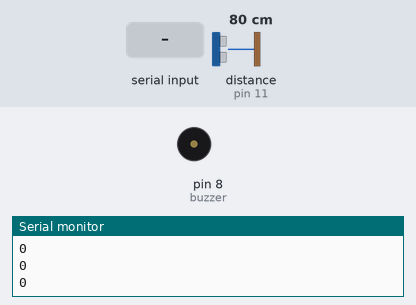
A sketch run on a simulated Arduino Uno, built with avr-gcc and run on an emulated ATmega328P. Parts: buzzer (waves = sounding), the last lines printed to the serial monitor. Wiring (inferred from the names in the program): ultrasonic range finder: trigger pin 12; echo pin 11. Inputs (shaded band) come from the test bench; at power-on: distance to the obstacle (sensor on pin 11) 80 cm. The echo pulse lasts 58.3 µs per cm.

Above: at 1.2 s.
1.3 s: "1\n" received over Serial
At 3.0 s:
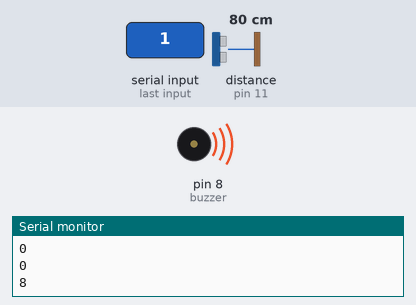
4.3 s: distance to the obstacle (sensor on pin 11) set to 147 cm
7.2 s: distance to the obstacle (sensor on pin 11) set to 153 cm
At 9.1 s:
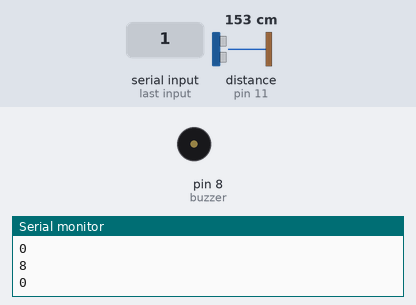
9.4 s: distance to the obstacle (sensor on pin 11) set to 2 cm
At 10.1 s:
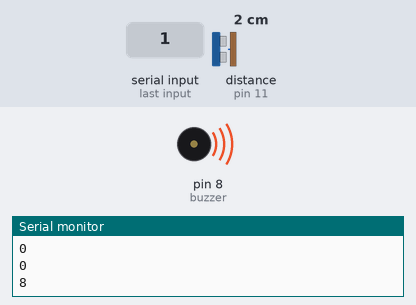
Timing chart, 0 to 13.4 s (numbered marks = the images above; inputs shaded):
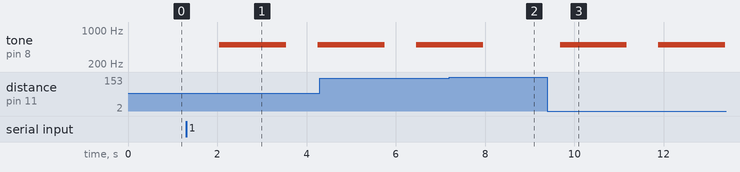

The sketch:

trafficLight_challenge_arduino.ino
```cpp
int buzzer = 8; // buzzer pin
int trigPin = 12; //ultrasound trig Pin
int echoPin = 11; //ultrasound echo Pin
long duration, cm;
int DETECT_HEIGHT = 150;

// NULL = None, 1 = green, 2 = red
int traffic_light;
// store recive signal
char sign;

void setup() {
  Serial.begin (9600);             // Serial Port begin
  // set input & output pin
  pinMode(trigPin, OUTPUT);
  pinMode(echoPin, INPUT);
  pinMode(buzzer, OUTPUT);
  traffic_light = 0;
}

void check_pass(int cm){
  //green light and success across
  //serial print '8' mean success
  if(traffic_light == 1 && cm < DETECT_HEIGHT){
    Serial.println('8');
    tone(buzzer, 500);
    delay(1500);
    noTone(buzzer);
    delay(200);
  }
  //red light but across
  //serial print '9' mean failure
  else if(traffic_light == 2 && cm < DETECT_HEIGHT){
    Serial.println('9');
    tone(buzzer, 100);
    delay(1500);
    noTone(buzzer);
    delay(200);
  }
}

void check_status(char sign){
  //Serial.println(sign);
  if(sign == '1'){
    traffic_light = 1;
    //Serial.println("Now status is green.");
  }
  else if(sign == '2'){
    traffic_light = 2;
    //Serial.println("Now status is red.");
  }
}

void loop()
{
  Serial.println('0');
  sign = 0;
  digitalWrite(trigPin, LOW);
  delayMicroseconds(5);
  digitalWrite(trigPin, HIGH);  // 給 Trig 高電位，持續 10微秒
  delayMicroseconds(10);
  digitalWrite(trigPin, LOW);

  pinMode(echoPin, INPUT); // 讀取 echo 的電位
  duration = pulseIn(echoPin, HIGH); // 收到高電位時的時間

  cm = (duration/2) / 29.1;  // 將時間換算成距離 cm 或 inch
  // everyloop check if anything fly over ultrasound sensor
  check_pass(cm);

  // everyloop check if any string receive from serial
  if(Serial.available() > 0) {
    while (Serial.available()){
      char c = Serial.read();
      if(c != '\n')
        sign = c;
      delay(5);
    }
    delay(10);
  }
  check_status(sign);
  //print out
  /*
  Serial.print("Traffic light: ");
  Serial.print(traffic_light);
  Serial.println();
  Serial.print("Distance : ");
  Serial.print(cm);
  Serial.print("cm");
  Serial.println();
  */
  delay(500);
}
```

Measured:
- the behaviour switches between 150 and 151 cm on distance to the obstacle (sensor on pin 11) (found by bisection; images 1 and 2)
- after the input at 1.3 s, tone on pin 8 (buzzer): silent → 500 Hz after 0.75 s, → silent 1.5 s later, → 500 Hz 0.71 s later
- after the input at 7.2 s, tone on pin 8 (buzzer): goes on until 8.0 s, then stays silent
- after the input at 9.4 s, tone on pin 8 (buzzer): alternates 500 Hz for 1.5 s and silent for 0.70 s, starting after 0.28 s
